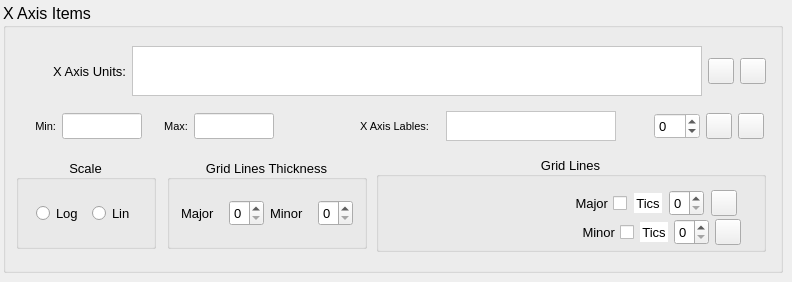
     <widget class="QWidget" name="tabx">
      <attribute name="title">
       <string>X Axis</string>
      </attribute>
      <widget class="QGroupBox" name="groupXAxisItems">
       <property name="geometry">
        <rect>
         <x>3</x>
         <y>3</y>
         <width>780</width>
         <height>270</height>
        </rect>
       </property>
       <property name="sizePolicy">
        <sizepolicy hsizetype="Fixed" vsizetype="Fixed">
         <horstretch>0</horstretch>
         <verstretch>0</verstretch>
        </sizepolicy>
       </property>
       <property name="minimumSize">
        <size>
         <width>780</width>
         <height>270</height>
        </size>
       </property>
       <property name="maximumSize">
        <size>
         <width>780</width>
         <height>270</height>
        </size>
       </property>
       <property name="font">
        <font>
         <pointsize>12</pointsize>
        </font>
       </property>
       <property name="styleSheet">
        <string notr="true"/>
       </property>
       <property name="title">
        <string>X Axis Items</string>
       </property>
       <layout class="QGridLayout" name="gridLayout_3">
        <item row="0" column="0" colspan="3">
         <layout class="QHBoxLayout" name="horizontalLayout_6">
          <item>
           <spacer name="horizontalSpacer_6">
            <property name="orientation">
             <enum>Qt::Horizontal</enum>
            </property>
            <property name="sizeType">
             <enum>QSizePolicy::Fixed</enum>
            </property>
            <property name="sizeHint" stdset="0">
             <size>
              <width>20</width>
              <height>20</height>
             </size>
            </property>
           </spacer>
          </item>
          <item>
           <widget class="QLabel" name="lblXAxisLabel">
            <property name="sizePolicy">
             <sizepolicy hsizetype="Fixed" vsizetype="Fixed">
              <horstretch>0</horstretch>
              <verstretch>0</verstretch>
             </sizepolicy>
            </property>
            <property name="minimumSize">
             <size>
              <width>90</width>
              <height>18</height>
             </size>
            </property>
            <property name="maximumSize">
             <size>
              <width>80</width>
              <height>18</height>
             </size>
            </property>
            <property name="font">
             <font>
              <pointsize>10</pointsize>
             </font>
            </property>
            <property name="text">
             <string>X Axis Units:</string>
            </property>
            <property name="alignment">
             <set>Qt::AlignRight|Qt::AlignTrailing|Qt::AlignVCenter</set>
            </property>
           </widget>
          </item>
          <item>
           <widget class="QTextEdit" name="txtXAxisLabelText">
            <property name="sizePolicy">
             <sizepolicy hsizetype="Fixed" vsizetype="Fixed">
              <horstretch>0</horstretch>
              <verstretch>0</verstretch>
             </sizepolicy>
            </property>
            <property name="minimumSize">
             <size>
              <width>570</width>
              <height>50</height>
             </size>
            </property>
            <property name="maximumSize">
             <size>
              <width>570</width>
              <height>50</height>
             </size>
            </property>
            <property name="styleSheet">
             <string notr="true">background-color: rgb(255, 255, 255);</string>
            </property>
           </widget>
          </item>
          <item>
           <widget class="QPushButton" name="btnXAxisLabelfont">
            <property name="minimumSize">
             <size>
              <width>26</width>
              <height>26</height>
             </size>
            </property>
            <property name="maximumSize">
             <size>
              <width>26</width>
              <height>26</height>
             </size>
            </property>
            <property name="text">
             <string/>
            </property>
            <property name="icon">
             <iconset resource="resources.qrc">
              <normaloff>:/images/images/fontIcon1.jpg</normaloff>:/images/images/fontIcon1.jpg</iconset>
            </property>
            <property name="iconSize">
             <size>
              <width>20</width>
              <height>20</height>
             </size>
            </property>
           </widget>
          </item>
          <item>
           <widget class="QPushButton" name="btnXaxisLabelColor">
            <property name="minimumSize">
             <size>
              <width>26</width>
              <height>26</height>
             </size>
            </property>
            <property name="maximumSize">
             <size>
              <width>26</width>
              <height>26</height>
             </size>
            </property>
            <property name="text">
             <string/>
            </property>
            <property name="icon">
             <iconset resource="resources.qrc">
              <normaloff>:/images/images/colorPickerIcon1.jpg</normaloff>:/images/images/colorPickerIcon1.jpg</iconset>
            </property>
            <property name="iconSize">
             <size>
              <width>20</width>
              <height>20</height>
             </size>
            </property>
           </widget>
          </item>
         </layout>
        </item>
        <item row="1" column="0" colspan="3">
         <layout class="QHBoxLayout" name="horizontalLayout_7">
          <item>
           <widget class="QLabel" name="lblXMin">
            <property name="minimumSize">
             <size>
              <width>40</width>
              <height>26</height>
             </size>
            </property>
            <property name="maximumSize">
             <size>
              <width>40</width>
              <height>26</height>
             </size>
            </property>
            <property name="font">
             <font>
              <pointsize>8</pointsize>
             </font>
            </property>
            <property name="text">
             <string>Min:</string>
            </property>
            <property name="alignment">
             <set>Qt::AlignRight|Qt::AlignTrailing|Qt::AlignVCenter</set>
            </property>
           </widget>
          </item>
          <item>
           <widget class="QLineEdit" name="lineXMin">
            <property name="minimumSize">
             <size>
              <width>80</width>
              <height>26</height>
             </size>
            </property>
            <property name="maximumSize">
             <size>
              <width>80</width>
              <height>26</height>
             </size>
            </property>
            <property name="baseSize">
             <size>
              <width>0</width>
              <height>0</height>
             </size>
            </property>
            <property name="styleSheet">
             <string notr="true">background-color: rgb(255, 255, 255);</string>
            </property>
           </widget>
          </item>
          <item>
           <widget class="QLabel" name="lblXMax">
            <property name="minimumSize">
             <size>
              <width>40</width>
              <height>26</height>
             </size>
            </property>
            <property name="maximumSize">
             <size>
              <width>40</width>
              <height>26</height>
             </size>
            </property>
            <property name="font">
             <font>
              <pointsize>8</pointsize>
             </font>
            </property>
            <property name="text">
             <string>Max:</string>
            </property>
            <property name="alignment">
             <set>Qt::AlignRight|Qt::AlignTrailing|Qt::AlignVCenter</set>
            </property>
           </widget>
          </item>
          <item>
           <widget class="QLineEdit" name="lineXMax">
            <property name="minimumSize">
             <size>
              <width>80</width>
              <height>26</height>
             </size>
            </property>
            <property name="maximumSize">
             <size>
              <width>80</width>
              <height>26</height>
             </size>
            </property>
            <property name="baseSize">
             <size>
              <width>0</width>
              <height>26</height>
             </size>
            </property>
            <property name="styleSheet">
             <string notr="true">background-color: rgb(255, 255, 255);</string>
            </property>
           </widget>
          </item>
          <item>
           <spacer name="horizontalSpacer_7">
            <property name="orientation">
             <enum>Qt::Horizontal</enum>
            </property>
            <property name="sizeType">
             <enum>QSizePolicy::Minimum</enum>
            </property>
            <property name="sizeHint" stdset="0">
             <size>
              <width>80</width>
              <height>20</height>
             </size>
            </property>
           </spacer>
          </item>
          <item>
           <widget class="QLabel" name="label">
            <property name="minimumSize">
             <size>
              <width>80</width>
              <height>26</height>
             </size>
            </property>
            <property name="maximumSize">
             <size>
              <width>80</width>
              <height>26</height>
             </size>
            </property>
            <property name="font">
             <font>
              <pointsize>8</pointsize>
             </font>
            </property>
            <property name="text">
             <string>X Axis Lables:</string>
            </property>
           </widget>
          </item>
          <item>
           <widget class="QTextEdit" name="txtXLabels">
            <property name="sizePolicy">
             <sizepolicy hsizetype="Fixed" vsizetype="Fixed">
              <horstretch>0</horstretch>
              <verstretch>0</verstretch>
             </sizepolicy>
            </property>
            <property name="minimumSize">
             <size>
              <width>170</width>
              <height>30</height>
             </size>
            </property>
            <property name="maximumSize">
             <size>
              <width>170</width>
              <height>30</height>
             </size>
            </property>
            <property name="styleSheet">
             <string notr="true">background-color: rgb(255, 255, 255);</string>
            </property>
           </widget>
          </item>
          <item>
           <widget class="QLabel" name="lblXRotateImage">
            <property name="minimumSize">
             <size>
              <width>26</width>
              <height>26</height>
             </size>
            </property>
            <property name="maximumSize">
             <size>
              <width>26</width>
              <height>26</height>
             </size>
            </property>
            <property name="baseSize">
             <size>
              <width>26</width>
              <height>28</height>
             </size>
            </property>
            <property name="text">
             <string/>
            </property>
            <property name="pixmap">
             <pixmap resource="resources.qrc">:/images/images/rotate1.png</pixmap>
            </property>
           </widget>
          </item>
          <item>
           <widget class="QSpinBox" name="spinXAxisRotation">
            <property name="minimumSize">
             <size>
              <width>46</width>
              <height>26</height>
             </size>
            </property>
            <property name="maximumSize">
             <size>
              <width>46</width>
              <height>26</height>
             </size>
            </property>
            <property name="font">
             <font>
              <pointsize>10</pointsize>
             </font>
            </property>
            <property name="styleSheet">
             <string notr="true">background-color: rgb(255, 255, 255);</string>
            </property>
            <property name="minimum">
             <number>-359</number>
            </property>
            <property name="maximum">
             <number>359</number>
            </property>
           </widget>
          </item>
          <item>
           <widget class="QPushButton" name="btnXAxisValuesFont">
            <property name="minimumSize">
             <size>
              <width>26</width>
              <height>26</height>
             </size>
            </property>
            <property name="maximumSize">
             <size>
              <width>26</width>
              <height>26</height>
             </size>
            </property>
            <property name="text">
             <string/>
            </property>
            <property name="icon">
             <iconset resource="resources.qrc">
              <normaloff>:/images/images/fontIcon1.jpg</normaloff>:/images/images/fontIcon1.jpg</iconset>
            </property>
            <property name="iconSize">
             <size>
              <width>20</width>
              <height>20</height>
             </size>
            </property>
           </widget>
          </item>
          <item>
           <widget class="QPushButton" name="btnXAxisValuesColor">
            <property name="minimumSize">
             <size>
              <width>26</width>
              <height>26</height>
             </size>
            </property>
            <property name="maximumSize">
             <size>
              <width>26</width>
              <height>26</height>
             </size>
            </property>
            <property name="text">
             <string/>
            </property>
            <property name="icon">
             <iconset resource="resources.qrc">
              <normaloff>:/images/images/colorPickerIcon1.jpg</normaloff>:/images/images/colorPickerIcon1.jpg</iconset>
            </property>
            <property name="iconSize">
             <size>
              <width>22</width>
              <height>22</height>
             </size>
            </property>
           </widget>
          </item>
         </layout>
        </item>
        <item row="2" column="0">
         <widget class="QGroupBox" name="groupXLogLin">
          <property name="sizePolicy">
           <sizepolicy hsizetype="Fixed" vsizetype="Fixed">
            <horstretch>0</horstretch>
            <verstretch>0</verstretch>
           </sizepolicy>
          </property>
          <property name="minimumSize">
           <size>
            <width>140</width>
            <height>90</height>
           </size>
          </property>
          <property name="maximumSize">
           <size>
            <width>140</width>
            <height>90</height>
           </size>
          </property>
          <property name="font">
           <font>
            <pointsize>10</pointsize>
           </font>
          </property>
          <property name="title">
           <string>Scale</string>
          </property>
          <property name="alignment">
           <set>Qt::AlignCenter</set>
          </property>
          <layout class="QVBoxLayout" name="verticalLayout">
           <item>
            <layout class="QHBoxLayout" name="horizontalLayout_4">
             <item>
              <widget class="QRadioButton" name="radioXLog">
               <property name="minimumSize">
                <size>
                 <width>42</width>
                 <height>20</height>
                </size>
               </property>
               <property name="maximumSize">
                <size>
                 <width>42</width>
                 <height>20</height>
                </size>
               </property>
               <property name="text">
                <string>Log</string>
               </property>
              </widget>
             </item>
             <item>
              <widget class="QRadioButton" name="radioXLin">
               <property name="minimumSize">
                <size>
                 <width>42</width>
                 <height>20</height>
                </size>
               </property>
               <property name="maximumSize">
                <size>
                 <width>42</width>
                 <height>20</height>
                </size>
               </property>
               <property name="text">
                <string>Lin</string>
               </property>
              </widget>
             </item>
            </layout>
           </item>
          </layout>
         </widget>
        </item>
        <item row="2" column="1">
         <widget class="QGroupBox" name="groupXThickness">
          <property name="sizePolicy">
           <sizepolicy hsizetype="Fixed" vsizetype="Fixed">
            <horstretch>0</horstretch>
            <verstretch>0</verstretch>
           </sizepolicy>
          </property>
          <property name="minimumSize">
           <size>
            <width>200</width>
            <height>90</height>
           </size>
          </property>
          <property name="maximumSize">
           <size>
            <width>200</width>
            <height>90</height>
           </size>
          </property>
          <property name="font">
           <font>
            <pointsize>10</pointsize>
           </font>
          </property>
          <property name="title">
           <string>Grid Lines Thickness</string>
          </property>
          <property name="alignment">
           <set>Qt::AlignCenter</set>
          </property>
          <layout class="QGridLayout" name="gridLayout">
           <item row="0" column="0">
            <layout class="QHBoxLayout" name="horizontalLayout">
             <item>
              <widget class="QLabel" name="labelXMajorThickness">
               <property name="minimumSize">
                <size>
                 <width>42</width>
                 <height>26</height>
                </size>
               </property>
               <property name="maximumSize">
                <size>
                 <width>42</width>
                 <height>26</height>
                </size>
               </property>
               <property name="text">
                <string>Major</string>
               </property>
              </widget>
             </item>
             <item>
              <widget class="QSpinBox" name="spinXMajorThickness">
               <property name="sizePolicy">
                <sizepolicy hsizetype="Fixed" vsizetype="Fixed">
                 <horstretch>0</horstretch>
                 <verstretch>0</verstretch>
                </sizepolicy>
               </property>
               <property name="minimumSize">
                <size>
                 <width>35</width>
                 <height>26</height>
                </size>
               </property>
               <property name="maximumSize">
                <size>
                 <width>35</width>
                 <height>26</height>
                </size>
               </property>
              </widget>
             </item>
             <item>
              <widget class="QLabel" name="labelXMinorThickness">
               <property name="minimumSize">
                <size>
                 <width>42</width>
                 <height>26</height>
                </size>
               </property>
               <property name="maximumSize">
                <size>
                 <width>42</width>
                 <height>26</height>
                </size>
               </property>
               <property name="text">
                <string>Minor</string>
               </property>
              </widget>
             </item>
             <item>
              <widget class="QSpinBox" name="spinXMinorThickness">
               <property name="sizePolicy">
                <sizepolicy hsizetype="Fixed" vsizetype="Fixed">
                 <horstretch>0</horstretch>
                 <verstretch>0</verstretch>
                </sizepolicy>
               </property>
               <property name="minimumSize">
                <size>
                 <width>35</width>
                 <height>26</height>
                </size>
               </property>
               <property name="maximumSize">
                <size>
                 <width>35</width>
                 <height>26</height>
                </size>
               </property>
              </widget>
             </item>
            </layout>
           </item>
          </layout>
         </widget>
        </item>
        <item row="2" column="2">
         <widget class="QGroupBox" name="groupXTickMarks">
          <property name="sizePolicy">
           <sizepolicy hsizetype="Fixed" vsizetype="Fixed">
            <horstretch>0</horstretch>
            <verstretch>0</verstretch>
           </sizepolicy>
          </property>
          <property name="minimumSize">
           <size>
            <width>390</width>
            <height>96</height>
           </size>
          </property>
          <property name="maximumSize">
           <size>
            <width>390</width>
            <height>96</height>
           </size>
          </property>
          <property name="font">
           <font>
            <pointsize>10</pointsize>
           </font>
          </property>
          <property name="title">
           <string>Grid Lines</string>
          </property>
          <property name="alignment">
           <set>Qt::AlignCenter</set>
          </property>
          <widget class="QWidget" name="layoutWidget">
           <property name="geometry">
            <rect>
             <x>10</x>
             <y>33</y>
             <width>355</width>
             <height>28</height>
            </rect>
           </property>
           <layout class="QHBoxLayout" name="horizontalLayout_2">
            <item>
             <spacer name="horizontalSpacer_8">
              <property name="orientation">
               <enum>Qt::Horizontal</enum>
              </property>
              <property name="sizeType">
               <enum>QSizePolicy::Fixed</enum>
              </property>
              <property name="sizeHint" stdset="0">
               <size>
                <width>180</width>
                <height>15</height>
               </size>
              </property>
             </spacer>
            </item>
            <item>
             <widget class="QCheckBox" name="checkXMajor">
              <property name="sizePolicy">
               <sizepolicy hsizetype="Fixed" vsizetype="Fixed">
                <horstretch>0</horstretch>
                <verstretch>0</verstretch>
               </sizepolicy>
              </property>
              <property name="minimumSize">
               <size>
                <width>60</width>
                <height>26</height>
               </size>
              </property>
              <property name="maximumSize">
               <size>
                <width>60</width>
                <height>26</height>
               </size>
              </property>
              <property name="baseSize">
               <size>
                <width>51</width>
                <height>26</height>
               </size>
              </property>
              <property name="layoutDirection">
               <enum>Qt::RightToLeft</enum>
              </property>
              <property name="text">
               <string>Major</string>
              </property>
             </widget>
            </item>
            <item>
             <widget class="QLabel" name="labelXMajorTics">
              <property name="sizePolicy">
               <sizepolicy hsizetype="Fixed" vsizetype="Fixed">
                <horstretch>0</horstretch>
                <verstretch>0</verstretch>
               </sizepolicy>
              </property>
              <property name="minimumSize">
               <size>
                <width>28</width>
                <height>20</height>
               </size>
              </property>
              <property name="maximumSize">
               <size>
                <width>28</width>
                <height>20</height>
               </size>
              </property>
              <property name="styleSheet">
               <string notr="true">background-color: rgb(255, 255, 255);</string>
              </property>
              <property name="text">
               <string>Tics</string>
              </property>
              <property name="alignment">
               <set>Qt::AlignCenter</set>
              </property>
             </widget>
            </item>
            <item>
             <widget class="QSpinBox" name="spinXMajorTics">
              <property name="sizePolicy">
               <sizepolicy hsizetype="Fixed" vsizetype="Fixed">
                <horstretch>0</horstretch>
                <verstretch>0</verstretch>
               </sizepolicy>
              </property>
              <property name="minimumSize">
               <size>
                <width>35</width>
                <height>26</height>
               </size>
              </property>
              <property name="maximumSize">
               <size>
                <width>35</width>
                <height>26</height>
               </size>
              </property>
             </widget>
            </item>
            <item>
             <widget class="QPushButton" name="btnXAxisMajorGridColor">
              <property name="sizePolicy">
               <sizepolicy hsizetype="Fixed" vsizetype="Fixed">
                <horstretch>0</horstretch>
                <verstretch>0</verstretch>
               </sizepolicy>
              </property>
              <property name="minimumSize">
               <size>
                <width>26</width>
                <height>26</height>
               </size>
              </property>
              <property name="maximumSize">
               <size>
                <width>26</width>
                <height>26</height>
               </size>
              </property>
              <property name="text">
               <string/>
              </property>
              <property name="icon">
               <iconset resource="resources.qrc">
                <normaloff>:/images/images/colorPickerIcon1.jpg</normaloff>:/images/images/colorPickerIcon1.jpg</iconset>
              </property>
              <property name="iconSize">
               <size>
                <width>22</width>
                <height>22</height>
               </size>
              </property>
             </widget>
            </item>
           </layout>
          </widget>
          <widget class="QWidget" name="layoutWidget">
           <property name="geometry">
            <rect>
             <x>10</x>
             <y>62</y>
             <width>355</width>
             <height>28</height>
            </rect>
           </property>
           <layout class="QHBoxLayout" name="horizontalLayout_3">
            <item>
             <spacer name="horizontalSpacer_9">
              <property name="orientation">
               <enum>Qt::Horizontal</enum>
              </property>
              <property name="sizeType">
               <enum>QSizePolicy::Expanding</enum>
              </property>
              <property name="sizeHint" stdset="0">
               <size>
                <width>180</width>
                <height>15</height>
               </size>
              </property>
             </spacer>
            </item>
            <item>
             <widget class="QCheckBox" name="checkXMinor">
              <property name="sizePolicy">
               <sizepolicy hsizetype="Fixed" vsizetype="Fixed">
                <horstretch>0</horstretch>
                <verstretch>0</verstretch>
               </sizepolicy>
              </property>
              <property name="minimumSize">
               <size>
                <width>60</width>
                <height>26</height>
               </size>
              </property>
              <property name="maximumSize">
               <size>
                <width>60</width>
                <height>26</height>
               </size>
              </property>
              <property name="layoutDirection">
               <enum>Qt::RightToLeft</enum>
              </property>
              <property name="text">
               <string>Minor</string>
              </property>
             </widget>
            </item>
            <item>
             <widget class="QLabel" name="labelXMinorTics">
              <property name="sizePolicy">
               <sizepolicy hsizetype="Fixed" vsizetype="Fixed">
                <horstretch>0</horstretch>
                <verstretch>0</verstretch>
               </sizepolicy>
              </property>
              <property name="minimumSize">
               <size>
                <width>28</width>
                <height>20</height>
               </size>
              </property>
              <property name="maximumSize">
               <size>
                <width>28</width>
                <height>20</height>
               </size>
              </property>
              <property name="styleSheet">
               <string notr="true">background-color: rgb(255, 255, 255);</string>
              </property>
              <property name="text">
               <string>Tics</string>
              </property>
              <property name="alignment">
               <set>Qt::AlignCenter</set>
              </property>
             </widget>
            </item>
            <item>
             <widget class="QSpinBox" name="spinXMinorTics">
              <property name="sizePolicy">
               <sizepolicy hsizetype="Fixed" vsizetype="Fixed">
                <horstretch>0</horstretch>
                <verstretch>0</verstretch>
               </sizepolicy>
              </property>
              <property name="minimumSize">
               <size>
                <width>35</width>
                <height>26</height>
               </size>
              </property>
              <property name="maximumSize">
               <size>
                <width>35</width>
                <height>26</height>
               </size>
              </property>
             </widget>
            </item>
            <item>
             <widget class="QPushButton" name="btnXAxisMinorGridColor">
              <property name="sizePolicy">
               <sizepolicy hsizetype="Fixed" vsizetype="Fixed">
                <horstretch>0</horstretch>
                <verstretch>0</verstretch>
               </sizepolicy>
              </property>
              <property name="minimumSize">
               <size>
                <width>26</width>
                <height>26</height>
               </size>
              </property>
              <property name="maximumSize">
               <size>
                <width>26</width>
                <height>26</height>
               </size>
              </property>
              <property name="text">
               <string/>
              </property>
              <property name="icon">
               <iconset resource="resources.qrc">
                <normaloff>:/images/images/colorPickerIcon1.jpg</normaloff>:/images/images/colorPickerIcon1.jpg</iconset>
              </property>
              <property name="iconSize">
               <size>
                <width>22</width>
                <height>22</height>
               </size>
              </property>
             </widget>
            </item>
           </layout>
          </widget>
         </widget>
        </item>
       </layout>
      </widget>
     </widget>
